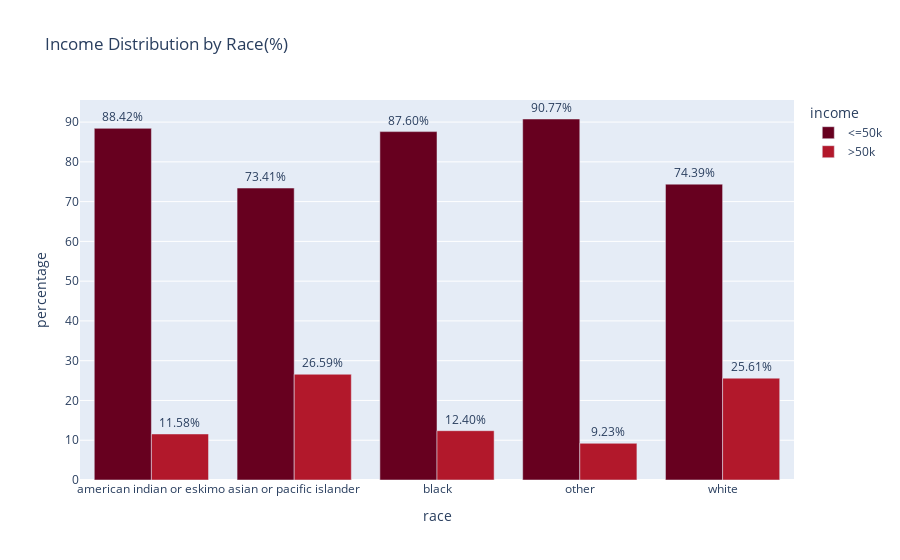

Write notebook code for a chart like this one.
### Code cell
fig= px.bar(
    adult_df_income_race,
    x = 'race',
    y = 'percentage',
    color= 'income',
    title='Income Distribution by Race(%)',
    barmode = 'group',
    height=400,
    text= 'percentage',
    color_discrete_sequence=px.colors.sequential.RdBu,
)
fig.update_traces(texttemplate='%{text:.2f}%')
fig.update_traces(textposition='outside')
fig.update_layout()
fig.show()
fig.write_image(os.path.join(results_dir,'income_distribution_Native_region_race_pie_chart.jpg'))
fig.write_image(os.path.join(results_dir,'income_distribution_Native_region_race_pie_chart.png'))
fig.write_html(os.path.join(results_dir,'income_distribution_Native_region_race_pie_chart.html'))

### Figure 1 — Plotly figure (JSON) as saved in the notebook; plotly's stock layout.template omitted (floating-point values rounded to 4 significant figures)
{"data": [{"alignmentgroup": "True", "hovertemplate": "income=<=50k<br>race=%{x}<br>percentage=%{text}<extra></extra>", "legendgroup": "<=50k", "marker": {"color": "rgb(103,0,31)", "pattern": {"shape": ""}}, "name": "<=50k", "offsetgroup": "<=50k", "orientation": "v", "showlegend": true, "text": [88.42, 73.41, 87.6, 90.77, 74.39], "textposition": "outside", "texttemplate": "%{text:.2f}%", "type": "bar", "x": ["american indian or eskimo", "asian or pacific islander", "black", "other", "white"], "xaxis": "x", "y": [88.42, 73.41, 87.6, 90.77, 74.39], "yaxis": "y"}, {"alignmentgroup": "True", "hovertemplate": "income=>50k<br>race=%{x}<br>percentage=%{text}<extra></extra>", "legendgroup": ">50k", "marker": {"color": "rgb(178,24,43)", "pattern": {"shape": ""}}, "name": ">50k", "offsetgroup": ">50k", "orientation": "v", "showlegend": true, "text": [11.58, 26.59, 12.4, 9.225, 25.61], "textposition": "outside", "texttemplate": "%{text:.2f}%", "type": "bar", "x": ["american indian or eskimo", "asian or pacific islander", "black", "other", "white"], "xaxis": "x", "y": [11.58, 26.59, 12.4, 9.225, 25.61], "yaxis": "y"}], "layout": {"autosize": true, "barmode": "group", "legend": {"title": {"text": "income"}, "tracegroupgap": 0}, "title": {"text": "Income Distribution by Race(%)"}, "xaxis": {"anchor": "y", "autorange": true, "domain": [0, 1], "range": [-0.5, 4.5], "title": {"text": "race"}, "type": "category"}, "yaxis": {"anchor": "x", "autorange": true, "domain": [0, 1], "range": [0, 95.55], "title": {"text": "percentage"}, "type": "linear"}}}
